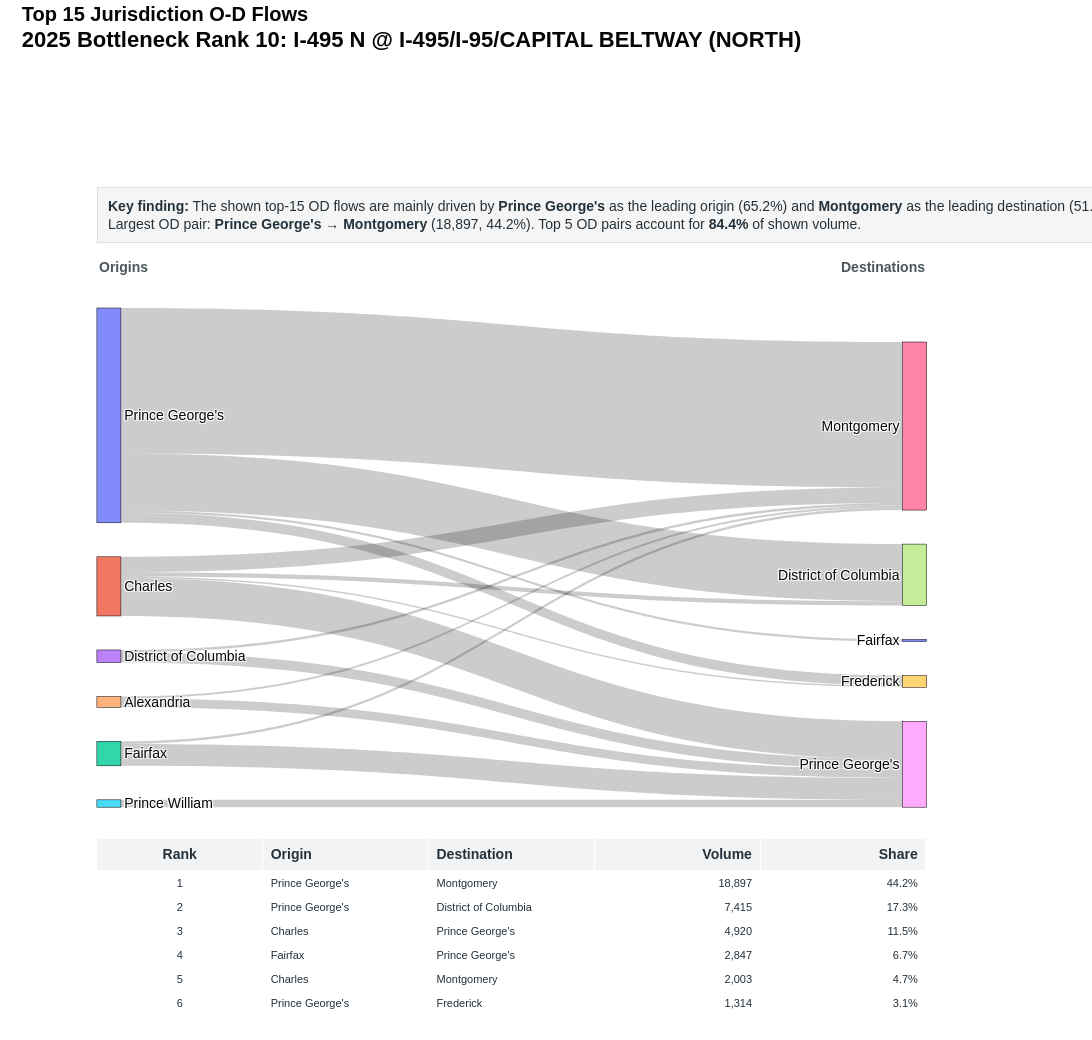

The notebook cell this image was saved under:
### Code cell
county_sankey = make_sankey(county_df, "Top 15 Jurisdiction O-D Flows")
county_sankey

### Figure 1 — Plotly figure (JSON) as saved in the notebook; plotly's stock layout.template omitted (floating-point values rounded to 4 significant figures)
{"data": [{"arrangement": "snap", "domain": {"x": [0.04, 0.94], "y": [0.26, 0.9]}, "link": {"customdata": [[1, "Prince George's", "Montgomery", 18897, 0.442], [2, "Prince George's", "District of Columbia", 7415, 0.1734], [3, "Charles", "Prince George's", 4920, 0.1151], [4, "Fairfax", "Prince George's", 2847, 0.06659], [5, "Charles", "Montgomery", 2003, 0.04685], [6, "Prince George's", "Frederick", 1314, 0.03073], [7, "District of Columbia", "Prince George's", 1293, 0.03024], [8, "Alexandria", "Prince George's", 1146, 0.0268], [9, "Prince William", "Prince George's", 957, 0.02238], [10, "Charles", "District of Columbia", 556, 0.013], [11, "District of Columbia", "Montgomery", 345, 0.008069], [12, "Fairfax", "Montgomery", 332, 0.007765], [13, "Prince George's", "Fairfax", 269, 0.006292], [14, "Alexandria", "Montgomery", 254, 0.005941], [15, "Charles", "Frederick", 207, 0.004842]], "hovertemplate": "<b>OD Pair Rank %{customdata[0]}</b><br>%{customdata[1]} → %{customdata[2]}<br>Volume: %{customdata[3]:,.0f}<br>Share of shown top-15 volume: %{customdata[4]:.1%}<extra></extra>", "source": [0, 0, 1, 2, 1, 0, 3, 4, 5, 1, 3, 2, 0, 4, 1], "target": [6, 7, 8, 8, 6, 9, 8, 8, 8, 7, 6, 6, 10, 6, 9], "value": [18900.0, 7415.0, 4920.0, 2847.0, 2003.0, 1314.0, 1293.0, 1146.0, 957.0, 556.0, 345.0, 332.0, 269.0, 254.0, 207.0]}, "node": {"hovertemplate": "<b>%{label}</b><br>Total shown OD volume: %{value:,.0f}<extra></extra>", "label": ["Prince George's", "Charles", "Fairfax", "District of Columbia", "Alexandria", "Prince William", "Montgomery", "District of Columbia", "Prince George's", "Frederick", "Fairfax"], "line": {"color": "black", "width": 0.5}, "pad": 34, "thickness": 24}, "type": "sankey"}, {"cells": {"align": ["center", "left", "left", "right", "right"], "fill": {"color": "white"}, "font": {"color": "#24313A", "size": 11}, "height": 24, "values": [[1, 2, 3, 4, 5, 6, 7, 8, 9, 10, 11, 12, 13, 14, 15], ["Prince George's", "Prince George's", "Charles", "Fairfax", "Charles", "Prince George's", "District of Columbia", "Alexandria", "Prince William", "Charles", "District of Columbia", "Fairfax", "Prince George's", "Alexandria", "Charles"], ["Montgomery", "District of Columbia", "Prince George's", "Prince George's", "Montgomery", "Frederick", "Prince George's", "Prince George's", "Prince George's", "District of Columbia", "Montgomery", "Montgomery", "Fairfax", "Montgomery", "Frederick"], ["18,897", "7,415", "4,920", "2,847", "2,003", "1,314", "1,293", "1,146", "957", "556", "345", "332", "269", "254", "207"], ["44.2%", "17.3%", "11.5%", "6.7%", "4.7%", "3.1%", "3.0%", "2.7%", "2.2%", "1.3%", "0.8%", "0.8%", "0.6%", "0.6%", "0.5%"]]}, "domain": {"x": [0.04, 0.94], "y": [0, 0.22]}, "header": {"align": ["center", "left", "left", "right", "right"], "fill": {"color": "#F1F3F5"}, "font": {"color": "#24313A", "size": 14}, "height": 26, "values": ["<b>Rank</b>", "<b>Origin</b>", "<b>Destination</b>", "<b>Volume</b>", "<b>Share</b>"]}, "type": "table"}], "layout": {"annotations": [{"align": "left", "bgcolor": "rgba(245,245,245,0.98)", "bordercolor": "#D8DEE3", "borderpad": 10, "borderwidth": 1, "font": {"color": "#24313A", "size": 14}, "showarrow": false, "text": "<b>Key finding:</b> The shown top-15 OD flows are mainly driven by <b>Prince George's</b> as the leading origin (65.2%) and <b>Montgomery</b> as the leading destination (51.1%).<br>Largest OD pair: <b>Prince George's → Montgomery</b> (18,897, 44.2%). Top 5 OD pairs account for <b>84.4%</b> of shown volume.", "x": 0.04, "xref": "paper", "y": 1.055, "yref": "paper"}, {"align": "left", "font": {"color": "#4A555C", "size": 14}, "showarrow": false, "text": "<b>Origins</b>", "x": 0.04, "xref": "paper", "y": 0.965, "yref": "paper"}, {"align": "right", "font": {"color": "#4A555C", "size": 14}, "showarrow": false, "text": "<b>Destinations</b>", "x": 0.94, "xref": "paper", "y": 0.965, "yref": "paper"}], "font": {"color": "#050608", "family": "Arial", "size": 14}, "height": 1040, "margin": {"b": 30, "l": 60, "r": 110, "t": 230}, "paper_bgcolor": "white", "plot_bgcolor": "white", "title": {"text": "<b>Top 15 Jurisdiction O-D Flows</b><br><span style='font-size:22px'><b>2025 Bottleneck Rank 10: I-495 N @ I-495/I-95/CAPITAL BELTWAY (NORTH)</b></span>", "x": 0.02, "xanchor": "left", "y": 0.98, "yanchor": "top"}, "width": 1250}}
